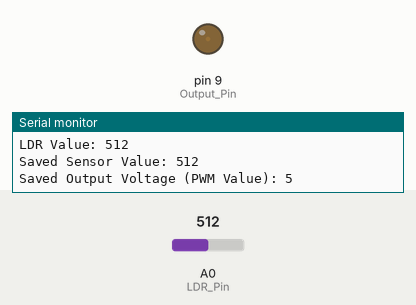
A sketch run on a simulated Arduino Uno, built with avr-gcc and run on an emulated ATmega328P. Parts: output pins drawn as LEDs (lit = HIGH), the last lines printed to the serial monitor. Inputs (shaded band) come from the test bench; at power-on: A0 (LDR_Pin) = 512.

Above: at 1.8 s.
1.9 s: A0 (LDR_Pin) set to 490
At 2.9 s:
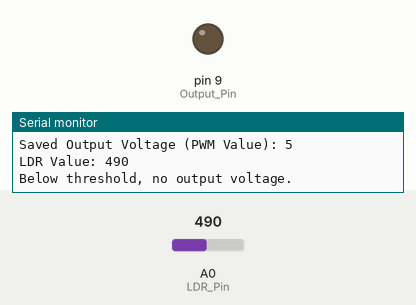
3.5 s: A0 (LDR_Pin) set to 512
At 5.0 s:
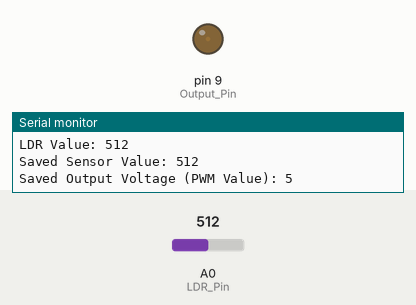
5.5 s: A0 (LDR_Pin) set to 716
At 6.4 s:
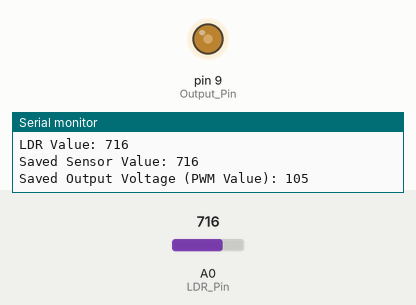
7.5 s: A0 (LDR_Pin) set to 900
At 9.1 s:
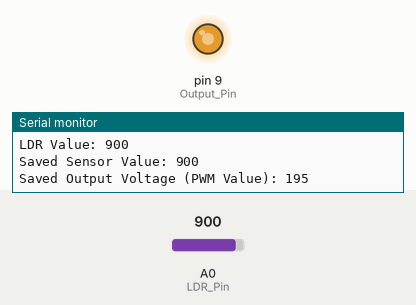
9.6 s: A0 (LDR_Pin) set to 511
At 10.4 s:
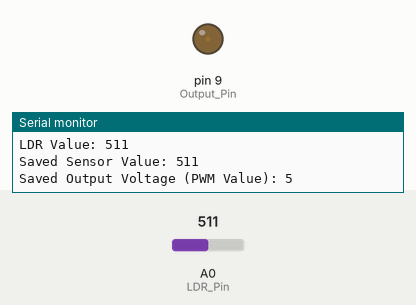
11.6 s: A0 (LDR_Pin) set to 306
At 12.5 s:
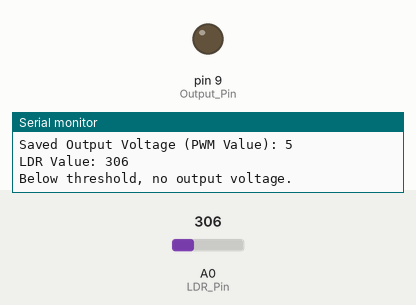
Timing chart, 0 to 14.6 s (numbered marks = the images above; inputs shaded):
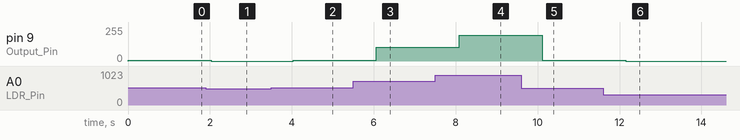

Measured:
- after the input at 1.9 s, pin 9 (Output_Pin): 5/255 → 0/255 after 0.13 s
- after the input at 3.5 s, pin 9 (Output_Pin): 0/255 → 5/255 after 0.53 s
- after the input at 5.5 s, pin 9 (Output_Pin): 5/255 → 105/255 after 0.56 s
- after the input at 7.5 s, pin 9 (Output_Pin): 105/255 → 195/255 after 0.59 s
- after the input at 9.6 s, pin 9 (Output_Pin): 195/255 → 5/255 after 0.52 s
- after the input at 11.6 s, pin 9 (Output_Pin): 5/255 → 0/255 after 0.55 s

The sketch:

LDR.ino
```cpp
// 設定引腳
const int LDR_Pin = A0;   // 光敏電阻的類比輸入引腳
const int Output_Pin = 9; // PWM輸出引腳

// 設定閾值，當光線強度超過此閾值時才會輸出電壓
const int thresholdValue = 500;

// 儲存感測數值及對應的輸出電壓
int lastSensorValue = 0;
int lastOutputValue = 0;

void setup() {
  // 初始化序列埠，用於顯示數據
  Serial.begin(9600);
  // 設定 PWM 輸出引腳為輸出模式
  pinMode(Output_Pin, OUTPUT);
}

void loop() {
  // 讀取光敏電阻的值（0 - 1023）
  int sensorValue = analogRead(LDR_Pin);

  // 打印讀取到的光敏電阻數值，方便觀察
  Serial.print("LDR Value: ");
  Serial.println(sensorValue);

  // 如果光敏電阻的數值超過閾值，才進行輸出電壓的操作
  if (sensorValue >= thresholdValue) {
    // 將光敏電阻的數值映射到 PWM 值 (0-255)
    int outputValue = map(sensorValue, thresholdValue, 1023, 0, 255);

    // 設定 PWM 輸出電壓，這會根據光線強度變化
    analogWrite(Output_Pin, outputValue);

    // 保存當下的感測數值和輸出電壓值
    lastSensorValue = sensorValue;
    lastOutputValue = outputValue;

    // 打印保存的感測數值及電壓
    Serial.print("Saved Sensor Value: ");
    Serial.println(lastSensorValue);
    Serial.print("Saved Output Voltage (PWM Value): ");
    Serial.println(lastOutputValue);
  } else {
    // 如果感測數值未達閾值，則停止輸出
    analogWrite(Output_Pin, 0);
    Serial.println("Below threshold, no output voltage.");
  }

  // 每秒更新一次
  delay(1000);
}
```
